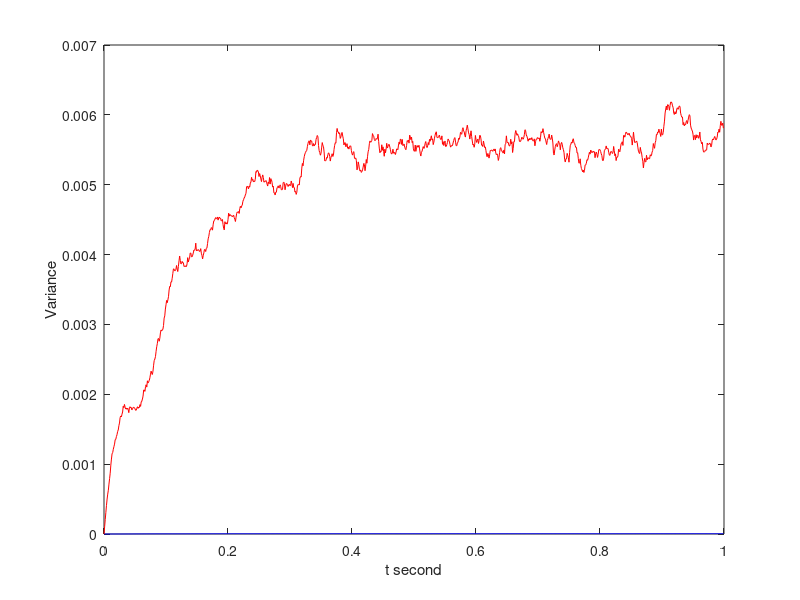
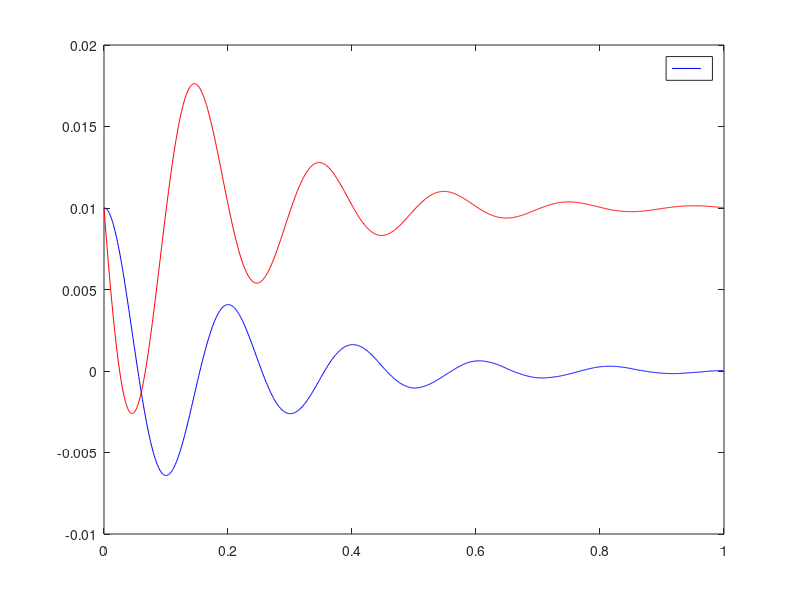

The MATLAB script that drew these images, in order:
m = 1; % kg
K = 10/0.01; % N/m
b = 0.1/0.01; % N-sec/m
q = 0.1; % noise strength N^2/sec
dt = 0.001; % time step sec
timesteps = 1000;
ensembles = 1000;
dbeta = randn(timesteps,ensembles)*sqrt(q*dt);
x = zeros(timesteps,ensembles);
p = zeros(timesteps,ensembles);
x0 = 0.01;
x(1,1:ensembles) = x0;
for j = 1:ensembles
    for i = 2:timesteps
        x(i,j) = x(i-1,j) + p(i-1,j)/m*dt;
        p(i,j) = p(i-1,j) + (-K*x(i-1,j)-b/m*p(i-1,j))*dt + dbeta(i-1,j);
    end
end

Mean_x = mean(x,2);
Mean_p = mean(p,2);
Var_x = var(x,0,2);
Var_p = var(p,0,2);

%plot
tV = 0:dt:(timesteps-1)*dt;
tV = tV';
y = 0.01 - exp(-tV.*5).*sin(tV.*sqrt(975))/2/sqrt(975);
figure(1);
plot(tV, Var_x, 'b', tV, Var_p, 'r');
xlabel('t second');
ylabel('Variance');
figure(2);
plot(tV, Mean_x, 'b', tV, y, 'r');
legend('');
